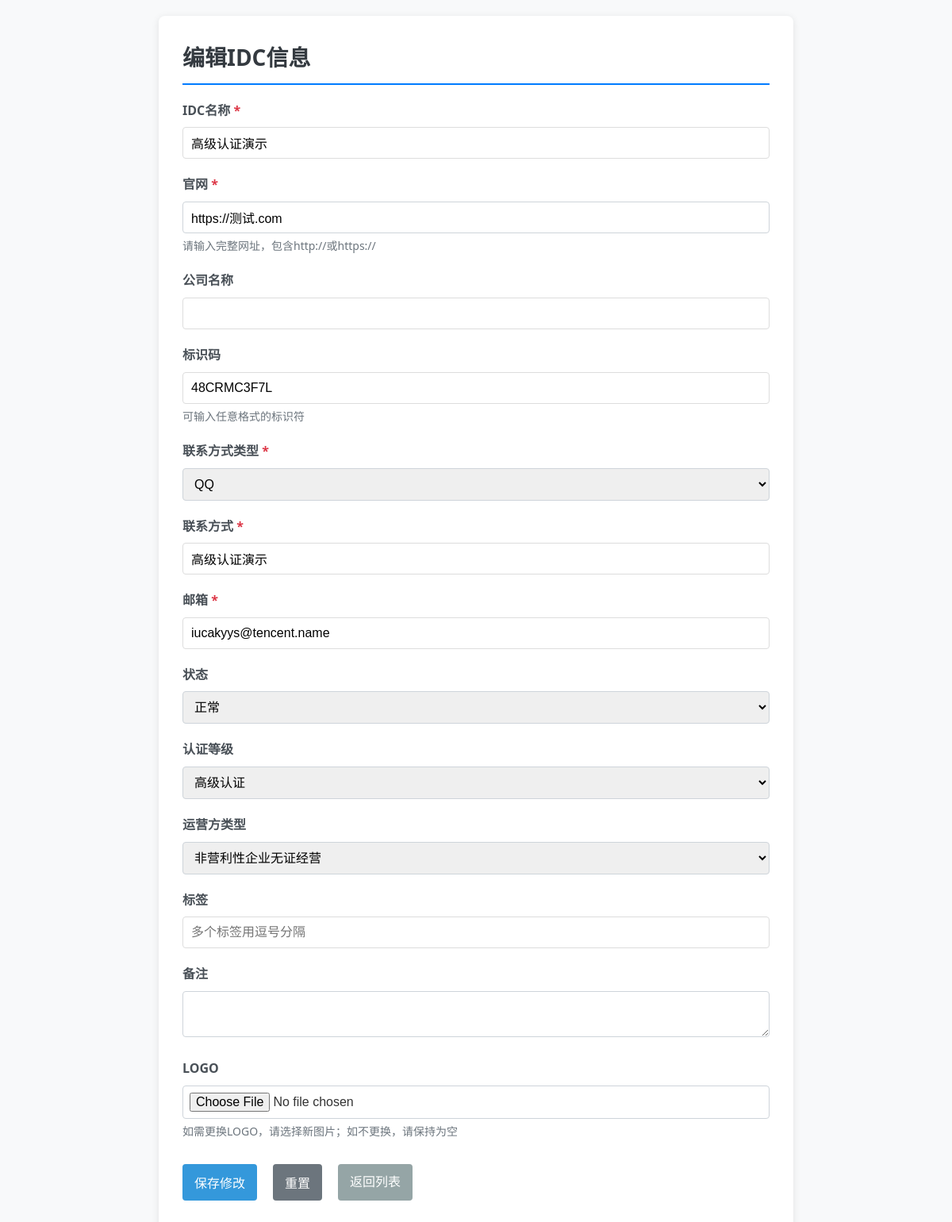
The page /admin/edit_idc.php?id=15 (signed in) on the database its author committed.
### tables this page shows
CREATE TABLE `idc_info` (
  `id` int(11) NOT NULL AUTO_INCREMENT,
  `idc_name` varchar(100) NOT NULL,
  `website` varchar(255) NOT NULL,
  `company_name` varchar(100) DEFAULT NULL,
  `contact_type` varchar(50) NOT NULL,
  `contact_info` text NOT NULL,
  `email` varchar(100) NOT NULL,
  `logo_filename` varchar(255) DEFAULT NULL,
  `status` varchar(20) NOT NULL DEFAULT 'normal',
  `authentication` varchar(20) NOT NULL DEFAULT 'unverified',
  `tags` text,
  `remarks` text,
  `created_at` timestamp NULL DEFAULT CURRENT_TIMESTAMP,
  `updated_at` timestamp NULL DEFAULT CURRENT_TIMESTAMP ON UPDATE CURRENT_TIMESTAMP,
  `is_blacklisted` tinyint(4) NOT NULL DEFAULT '0',
  `operator_type_id` int(11) DEFAULT NULL,
  PRIMARY KEY (`id`),
  KEY `operator_type_id` (`operator_type_id`),
  CONSTRAINT `idc_info_ibfk_1` FOREIGN KEY (`operator_type_id`) REFERENCES `operator_types` (`id`)
);

CREATE TABLE `idcbsm` (
  `id` int(11) NOT NULL AUTO_INCREMENT,
  `identifier` varchar(100) NOT NULL,
  `idc_info_id` int(11) NOT NULL,
  `created_at` timestamp NULL DEFAULT CURRENT_TIMESTAMP,
  PRIMARY KEY (`id`),
  UNIQUE KEY `identifier` (`identifier`),
  KEY `idc_info_id` (`idc_info_id`),
  CONSTRAINT `idcbsm_ibfk_1` FOREIGN KEY (`idc_info_id`) REFERENCES `idc_info` (`id`)
);

### admin/edit_idc.php (the view, shortened to what this page needs)
<?php
$id = $_GET['id'];
$db = require '../include/db.php';
$auth_stmt = $db->prepare("SELECT name, code FROM authentication_types");
$auth_stmt->execute();
$auth_types = $auth_stmt->fetchAll(PDO::FETCH_ASSOC);
$stmt = $db->prepare("SELECT * FROM idc_info WHERE id = :id");
$stmt->bindParam(':id', $id, PDO::PARAM_INT);
$stmt->execute();
$idc = $stmt->fetch(PDO::FETCH_ASSOC);
$stmt_identifier = $db->prepare("SELECT identifier FROM idcbsm WHERE idc_info_id = :idc_info_id");
$stmt_identifier->bindParam(':idc_info_id', $id, PDO::PARAM_INT);
$stmt_identifier->execute();
$identifier_row = $stmt_identifier->fetch(PDO::FETCH_ASSOC);
$identifier = $identifier_row ? $identifier_row['identifier'] : '';
?>
<!DOCTYPE html>
<html lang="zh-CN">
<head>
    <link rel="stylesheet" href="../css/style.css">
</head>
<body>
    <div class="container">
        <h1>编辑IDC信息</h1>
        <form method="post" enctype="multipart/form-data">
            <div class="form-group">
                <label for="idc_name">IDC名称 <span class="required">*</span></label>
                <input type="text" id="idc_name" name="idc_name" required value="<?php echo htmlspecialchars($idc['idc_name']); ?>">
            </div>
            <div class="form-group">
                <label for="website">官网 <span class="required">*</span></label>
                <input type="url" id="website" name="website" required value="<?php echo htmlspecialchars($idc['website']); ?>">
                <div class="help-text">请输入完整网址，包含http://或https://</div>
            </div>
            <div class="form-group">
                <label for="company_name">公司名称</label>
                <input type="text" id="company_name" name="company_name" value="<?php echo htmlspecialchars($idc['company_name']); ?>">
            </div>
            <div class="form-group">
                <label for="identifier">标识码</label>
                <input type="text" id="identifier" name="identifier" value="<?php echo htmlspecialchars($identifier); ?>">
                <div class="help-text">可输入任意格式的标识符</div>
            </div>
            <div class="form-group">
                <label for="contact_type">联系方式类型 <span class="required">*</span></label>
                <select id="contact_type" name="contact_type" required>
                    <option value="qq" <?php echo ($idc['contact_type'] == 'qq') ? 'selected' : ''; ?>>QQ</option>
                </select>
            </div>
            <div class="form-group">
                <label for="contact_info">联系方式 <span class="required">*</span></label>
                <input type="text" id="contact_info" name="contact_info" required value="<?php echo htmlspecialchars($idc['contact_info']); ?>">
            </div>
            <div class="form-group">
                <label for="email">邮箱 <span class="required">*</span></label>
                <input type="email" id="email" name="email" required value="<?php echo htmlspecialchars($idc['email']); ?>">
            </div>
            <div class="form-group">
                <label for="status">状态</label>
                <select id="status" name="status">
                    <option value="normal" <?php echo ($idc['status'] == 'normal') ? 'selected' : ''; ?>>正常</option>
                </select>
            </div>
            <div class="form-group">
                <label for="authentication">认证等级</label>
                <select id="authentication" name="authentication">
                    <?php foreach ($auth_types as $auth) : ?>
                        <option value="<?php echo $auth['code']; ?>" <?php echo ($idc['authentication'] == $auth['code']) ? 'selected' : ''; ?>>
                            <?php echo $auth['name']; ?>
                        </option>
                    <?php endforeach; ?>
                </select>
            </div>
            <div class="form-group">
                <label for="operator_type_id">运营方类型</label>
                <select id="operator_type_id" name="operator_type_id">
                    <?php
                    $stmt = $db->query("SELECT id, name FROM operator_types");
                    $operator_types = $stmt->fetchAll(PDO::FETCH_ASSOC);
                    foreach ($operator_types as $type) {
                        $selected = ($idc['operator_type_id'] == $type['id']) ? 'selected' : '';
                        echo "<option value='".htmlspecialchars($type['id'])."' $selected>".htmlspecialchars($type['name'])."</option>";
                    }
                    ?>
                </select>
            </div>
            <div class="form-group">
                <label for="tags">标签</label>
                <input type="text" id="tags" name="tags" placeholder="多个标签用逗号分隔" value="<?php echo htmlspecialchars($idc['tags']); ?>">
            </div>
            <div class="form-group">
                <label for="remarks">备注</label>
                <textarea id="remarks" name="remarks"><?php echo htmlspecialchars($idc['remarks']); ?></textarea>
            </div>
            <div class="form-group">
                <label for="logo">LOGO</label>
                <input type="file" id="logo" name="logo" accept="image/*">
                <div class="help-text">如需更换LOGO，请选择新图片；如不更换，请保持为空</div>
            </div>
            <div class="form-actions">
                <button type="submit" class="btn btn-primary">保存修改</button>
                <button type="reset" class="btn btn-secondary">重置</button>
                <a href="index.php" class="btn btn-secondary">返回列表</a>
            </div>
        </form>
    </div>
</body>
</html>

### css/style.css (style rules this page uses)
* { margin: 0; padding: 0; box-sizing: border-box; }
body { font-family: 'PingFang SC', 'Microsoft YaHei', sans-serif; line-height: 1.6; color: #333; background-color: #f5f5f5; padding: 20px; }
.container { max-width: 1200px; margin: 0 auto; background-color: #fff; padding: 30px; border-radius: 8px; box-shadow: 0 0 10px rgba(0, 0, 0, 0.1); }
h1, h2, h3 { color: #2c3e50; margin-bottom: 20px; }
h1 { font-size: 28px; border-bottom: 2px solid #3498db; padding-bottom: 10px; }
.form-group { margin-bottom: 20px; }
label { display: block; margin-bottom: 8px; font-weight: 600; }
input[type="text"], input[type="password"], input[type="email"], input[type="number"], select, textarea { width: 100%; padding: 10px; border: 1px solid #ddd; border-radius: 4px; font-size: 16px; }
input[type="file"] { padding: 8px; }
button, .btn { display: inline-block; padding: 10px 15px; background-color: #3498db; color: #fff; border: none; border-radius: 4px; cursor: pointer; font-size: 16px; text-decoration: none; margin-right: 10px; margin-bottom: 10px; }
.btn-secondary { background-color: #95a5a6; }

### admin/edit_idc.php (style rules this page uses)
body { font-family: 'Segoe UI', Tahoma, Geneva, Verdana, sans-serif; margin: 0; padding: 20px; background-color: #f8f9fa; }
.container { max-width: 800px; margin: 0 auto; background-color: #fff; padding: 30px; border-radius: 8px; box-shadow: 0 2px 10px rgba(0, 0, 0, 0.1); }
h1 { color: #343a40; border-bottom: 2px solid #007bff; padding-bottom: 10px; margin-bottom: 20px; }
.form-group { margin-bottom: 20px; }
label { display: block; margin-bottom: 8px; font-weight: 600; color: #495057; }
.required { color: #dc3545; font-weight: bold; }
input, select, textarea { width: 100%; padding: 10px; border: 1px solid #ced4da; border-radius: 4px; box-sizing: border-box; font-size: 16px; transition: border-color 0.3s; }
button { background-color: #007bff; color: white; padding: 10px 20px; border: none; border-radius: 4px; cursor: pointer; font-size: 16px; margin-right: 10px; transition: background-color 0.3s; }
button[type="reset"] { background-color: #6c757d; }
.form-actions { margin-top: 30px; display: flex; gap: 10px; }
.help-text { font-size: 14px; color: #6c757d; margin-top: 5px; }

### rows shown on the page
idc_info: idc_name "高级认证演示", website "https://测试.com", contact_type "QQ", contact_info "高级认证演示", email "iucakyys@tencent.name", status "正常", authentication "高级认证"
idcbsm: identifier "48CRMC3F7L"

### other values the page prints
form field operator_type_id "非营利性企业无证经营"
